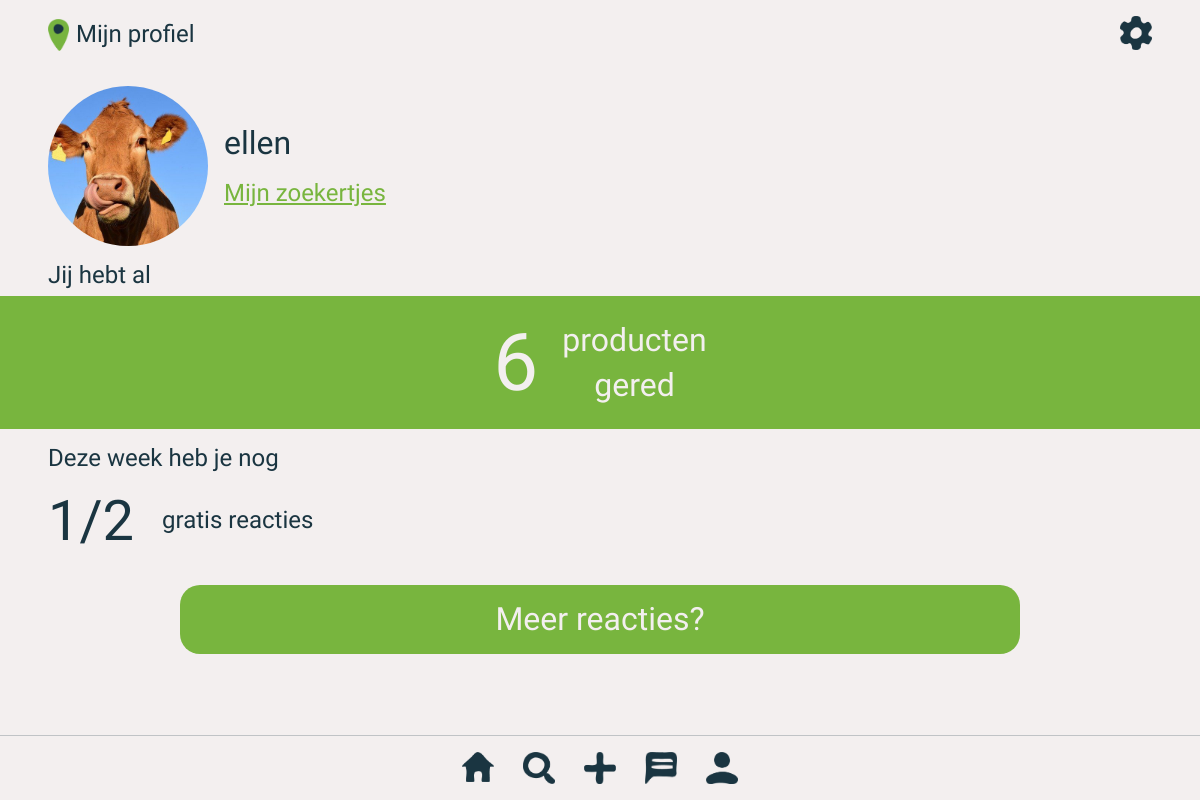
The app's page /profile.php (signed in) with its own data.
### tables this page shows
CREATE TABLE `users` (
  `id` int(255) NOT NULL,
  `username` varchar(255) NOT NULL,
  `password` varchar(255) NOT NULL,
  `email` varchar(255) NOT NULL,
  `profile_picture` varchar(255) NOT NULL DEFAULT 'default.jpg',
  `premium` int(255) NOT NULL DEFAULT '0',
  `reactions` int(11) NOT NULL DEFAULT '2',
  `products_saved` int(255) NOT NULL DEFAULT '0'
);

### classes/User.php (called while the page is built, shortened)
<?php
    class User {
        public static function getUsernameById($userId){
            $conn = Database::getConnection();
            $query = $conn->prepare("SELECT username FROM users WHERE id = :userId");
            $query->bindValue(":userId", $userId);
            $query->execute();
            $id = $query->fetch();
            return $id['username'];
        }
        public static function getProfilePictureById($userId){
            $conn = Database::getConnection();
            $query = $conn->prepare("SELECT profile_picture FROM users WHERE id = :userId");
            $query->bindValue(":userId", $userId);
            $query->execute();
            $id = $query->fetch();
            return $id['profile_picture'];
        }
        public static function getAvailableReactions($userId) {
            $conn = Database::getConnection();
            $query = $conn->prepare("SELECT * FROM users WHERE id = :userId");
            $query->bindValue(":userId", $userId);
            $query->execute();
            $reactions = $query->fetch();
            return $reactions['reactions'];
        }
        public static function getSavedProducts($userId) {
            $conn = Database::getConnection();
            $query = $conn->prepare("SELECT * FROM users WHERE id = :userId");
            $query->bindValue(":userId", $userId);
            $query->execute();
            $reactions = $query->fetch();
            return $reactions['products_saved'];
        }
    }
?>

### profile.php (the view, shortened to what this page needs)
<!DOCTYPE html>
<html lang="en">
<head>
     <link rel="stylesheet" href="css/normalize.css">
     <link rel="stylesheet" href="css/general.css">
</head>
<body>
    <header>
        <img src="assets/location_dot.png">
        <h2>Mijn profiel</h2>
        <a href="settings.php"><img id="settings_icon" src="assets/icons/settings_icon.png"></a>
    </header>
    <div id="user_info_wrapper">
        <img src="profile_pictures/<?php echo User::getProfilePictureById($_SESSION['userId']); ?>">
        <div>
            <h1><?php echo htmlspecialchars(User::getUsernameById($_SESSION['userId'])); ?></h1>
            <br>
            <a href="myListings.php">Mijn zoekertjes</a>
        </div>
    </div>
    <div id="saved_info_wrapper">
        <h2>Jij hebt al</h2>
        <div id="number_saved_wrapper">
            <h1><?php echo User::getSavedProducts($_SESSION['userId']); ?></h1>
            <h2>
            <?php if(User::getSavedProducts($_SESSION['userId']) == "1"): ?>
            product
            <?php else: ?>
            producten
            <?php endif; ?>
             <br> gered</h2>
        </div>
    </div>
    <div id="reactions_info_wrapper">
        <h2>Deze week heb je nog</h2>
        <div id="number_reactions_wrapper">
            <h1><?php echo User::getAvailableReactions($_SESSION['userId']);?>/2</h1>
            <h2>gratis reacties</h2>
        </div>
    </div>
    <a href="premium.html" id="btn_more_reactions">Meer reacties?</a>
    <nav>
        <a href="home.php"><img src="assets/icons/home_icon.png"></a>
        <a href="search.php"><img src="assets/icons/search_icon.png"></a>
        <a href="upload.php"><img src="assets/icons/plus_icon.png"></a>
        <a href="chats.php"><img src="assets/icons/message_icon.png"></a>
        <a href="profile.php"><img src="assets/icons/profile_icon.png"></a>
    </nav>
</body>
</html>

### css/general.css (style rules this page uses)
:root { --offWhite: #F3EFEF; --offBlack: #1A3541; --accentGreen: #78B53E; --placeholderGrey: #C6C9CB; --warningRed: #F66565; --textFont: 'Cabin', sans-serif; --titleFont: 'RocknRoll One', sans-serif; --titleFontSize: 1.9em; --pageTitleFontSize: 1em; --actionBarFontSize: 1.5em; --whiteSpaceOffset: 3em; }
* { font-family: var(--textFont); color: var(--offBlack); }
body { height: 100vh; background-color: var(--offWhite); }
a { color: var(--offBlack); text-decoration: none; }
h1, h2, h3 { font-family: var(--titleFont); font-weight: 300; margin: 0; }
header { background-color: var(--offWhite); position: sticky; top: 0; z-index: 999; display: flex; align-items: center; padding-left: var(--whiteSpaceOffset); padding-top: 1em; padding-bottom: 1em; }
header img { width: 1.3em; }
header h2 { margin-left: 0.3em; font-size: var(--actionBarFontSize); flex-grow: 1; }
#exit_icon, #settings_icon { margin-right: var(--whiteSpaceOffset); }
#settings_icon { width: 2em; }
nav { display: flex; justify-content: center; background-color: var(--offWhite); position:fixed; width:100%; bottom: 0; right: 0; border-top: solid 1px #C0C3C6; }
nav img { width: 2em; padding-top: 1em; padding-bottom: 0.7em; padding-left: 0.9em; padding-right: 0.9em; }
#user_info_wrapper { display: flex; align-items: center; margin-left: var(--whiteSpaceOffset); margin-right: var(--whiteSpaceOffset); margin-top: 1em; }
#user_info_wrapper div a { color: var(--accentGreen); text-decoration: underline; font-size: 1.5em; }
#user_info_wrapper img { width: 10em; height: 10em; border-radius: 50%; object-fit: cover; margin-right: 1em; }
#saved_info_wrapper, #reactions_info_wrapper { margin-left: var(--whiteSpaceOffset); margin-top: 1em; }
#number_saved_wrapper { display: flex; align-items: center; justify-content: center; background-color: var(--accentGreen); margin-top: 0.4em; margin-left: calc(var(--whiteSpaceOffset) *-1); padding-left: var(--whiteSpaceOffset); padding-right: var(--whiteSpaceOffset); padding-top: 1.3em; padding-bottom: 1.3em; }
#number_saved_wrapper * { color: var(--offWhite); }
#number_saved_wrapper h1 { font-size: 5em; margin-right: 0.3em; }
#number_saved_wrapper h2 { text-align: center; font-size: 2em; line-height: 1.4em; }
#number_reactions_wrapper { display: flex; flex-direction: row; align-items: center; margin-top: 1em; }
#number_reactions_wrapper h1 { font-size: 3.5em; margin-right: 0.5em; }
#btn_more_reactions { background-color: var(--accentGreen); color: var(--offWhite); font-size: 2em; padding: 1em; padding-top: 0.5em; padding-bottom: 0.5em; border-radius: 20px; margin-top: 1em; text-align: center; display: block; margin-left: 15%; margin-right: 15%; }

### records on screen
users: profile_picture (picture), username "ellen", products_saved "6", reactions "1"
